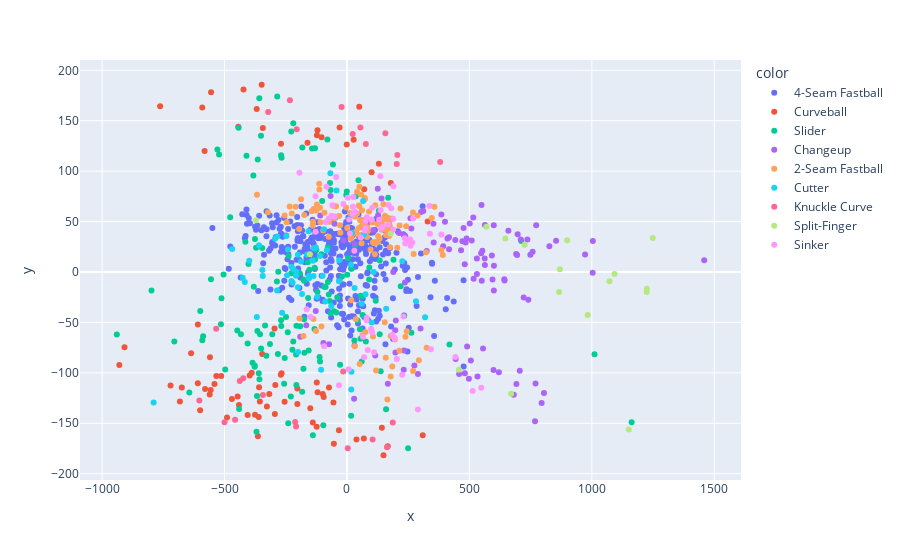

Notebook code for this chart:
### Code cell
components[:,0]
fig = px.scatter(components, x=components[:,0], y=components[:,1], color = df_pca.pitch_name, hover_name = df_pca.pitch_name)
fig.show()

### Figure 1 — Plotly figure (JSON) as saved in the notebook; plotly's stock layout.template omitted (floating-point values rounded to 4 significant figures; data arrays with more than 128 entries replaced by an {"elided": "..."} marker saying what was removed)
{"data": [{"hovertemplate": "<b>%{hovertext}</b><br><br>color=4-Seam Fastball<br>x=%{x}<br>y=%{y}<extra></extra>", "hovertext": {"elided": "356 str values"}, "legendgroup": "4-Seam Fastball", "marker": {"color": "#636efa", "symbol": "circle"}, "mode": "markers", "name": "4-Seam Fastball", "orientation": "v", "showlegend": true, "type": "scatter", "x": {"elided": "356 float values"}, "xaxis": "x", "y": {"elided": "356 float values"}, "yaxis": "y"}, {"hovertemplate": "<b>%{hovertext}</b><br><br>color=Curveball<br>x=%{x}<br>y=%{y}<extra></extra>", "hovertext": ["Curveball", "Curveball", "Curveball", "Curveball", "Curveball", "Curveball", "Curveball", "Curveball", "Curveball", "Curveball", "Curveball", "Curveball", "Curveball", "Curveball", "Curveball", "Curveball", "Curveball", "Curveball", "Curveball", "Curveball", "Curveball", "Curveball", "Curveball", "Curveball", "Curveball", "Curveball", "Curveball", "Curveball", "Curveball", "Curveball", "Curveball", "Curveball", "Curveball", "Curveball", "Curveball", "Curveball", "Curveball", "Curveball", "Curveball", "Curveball", "Curveball", "Curveball", "Curveball", "Curveball", "Curveball", "Curveball", "Curveball", "Curveball", "Curveball", "Curveball", "Curveball", "Curveball", "Curveball", "Curveball", "Curveball", "Curveball", "Curveball", "Curveball", "Curveball", "Curveball", "Curveball", "Curveball", "Curveball", "Curveball", "Curveball", "Curveball", "Curveball", "Curveball", "Curveball", "Curveball", "Curveball", "Curveball", "Curveball", "Curveball", "Curveball", "Curveball", "Curveball", "Curveball", "Curveball"], "legendgroup": "Curveball", "marker": {"color": "#EF553B", "symbol": "circle"}, "mode": "markers", "name": "Curveball", "orientation": "v", "showlegend": true, "type": "scatter", "x": [50.18, 68.97, -294.3, -346.1, -0.9056, -119.8, -441.0, -254.5, -343.6, -579.3, -363.6, -908.5, -161.0, -469.6, 38.88, -581.3, -73.4, -202.7, -533.5, -682.2, -94.98, -489.8, -348.2, 309.5, -358.9, -32.72, -929.6, -720.4, -405.5, -30.05, 27.36, -513.5, -375.4, 142.6, -295.5, -636.4, -53.5, -123.2, -123.7, -443.6, -55.24, -608.9, 100.7, -103.7, 70.68, -270.0, 179.2, 130.2, -556.4, -368.6, -446.5, -202.6, -120.4, -554.9, -599.6, -317.2, -560.6, 166.7, 149.2, -590.8, -559.5, 329.3, -609.0, -149.7, -267.0, -139.5, -269.3, -674.4, -763.0, -98.82, -355.7, -397.3, -541.0, -389.1, -360.4, -326.9, -292.7, -122.6, -422.5], "xaxis": "x", "y": [163.7, -165.1, -140.8, -81.26, 126.5, -119.3, -132.0, -128.7, 142.8, -116.1, -163.0, -74.69, 128.2, -126.1, -166.1, 119.9, -114.5, -115.5, -103.1, -128.5, -124.0, -144.4, 185.7, -161.9, -114.3, -156.9, -92.25, -112.5, -141.9, 143.3, 131.2, -103.1, -141.5, -154.4, -56.13, -80.65, -170.4, -109.6, -153.6, 144.1, -129.4, -52.15, 98.81, 133.6, 82.04, -101.8, 88.16, 107.2, -116.9, 161.6, -123.5, -130.9, 140.6, 178.2, -137.1, -121.0, -121.4, -172.9, -181.7, 163.2, -84.45, 50.11, -110.4, -135.2, -100.5, -149.3, 127.3, -114.5, 164.4, -120.9, -128.5, -102.7, -111.0, -99.95, -143.7, -133.3, -112.0, 135.7, 181.0], "yaxis": "y"}, {"hovertemplate": "<b>%{hovertext}</b><br><br>color=Slider<br>x=%{x}<br>y=%{y}<extra></extra>", "hovertext": {"elided": "151 str values"}, "legendgroup": "Slider", "marker": {"color": "#00cc96", "symbol": "circle"}, "mode": "markers", "name": "Slider", "orientation": "v", "showlegend": true, "type": "scatter", "x": {"elided": "151 float values"}, "xaxis": "x", "y": {"elided": "151 float values"}, "yaxis": "y"}, {"hovertemplate": "<b>%{hovertext}</b><br><br>color=Changeup<br>x=%{x}<br>y=%{y}<extra></extra>", "hovertext": ["Changeup", "Changeup", "Changeup", "Changeup", "Changeup", "Changeup", "Changeup", "Changeup", "Changeup", "Changeup", "Changeup", "Changeup", "Changeup", "Changeup", "Changeup", "Changeup", "Changeup", "Changeup", "Changeup", "Changeup", "Changeup", "Changeup", "Changeup", "Changeup", "Changeup", "Changeup", "Changeup", "Changeup", "Changeup", "Changeup", "Changeup", "Changeup", "Changeup", "Changeup", "Changeup", "Changeup", "Changeup", "Changeup", "Changeup", "Changeup", "Changeup", "Changeup", "Changeup", "Changeup", "Changeup", "Changeup", "Changeup", "Changeup", "Changeup", "Changeup", "Changeup", "Changeup", "Changeup", "Changeup", "Changeup", "Changeup", "Changeup", "Changeup", "Changeup", "Changeup", "Changeup", "Changeup", "Changeup", "Changeup", "Changeup", "Changeup", "Changeup", "Changeup", "Changeup", "Changeup", "Changeup", "Changeup", "Changeup", "Changeup", "Changeup", "Changeup", "Changeup", "Changeup", "Changeup", "Changeup", "Changeup", "Changeup", "Changeup", "Changeup", "Changeup", "Changeup", "Changeup", "Changeup", "Changeup", "Changeup", "Changeup", "Changeup", "Changeup", "Changeup", "Changeup", "Changeup", "Changeup", "Changeup", "Changeup", "Changeup", "Changeup", "Changeup", "Changeup", "Changeup", "Changeup", "Changeup", "Changeup", "Changeup"], "legendgroup": "Changeup", "marker": {"color": "#ab63fa", "symbol": "circle"}, "mode": "markers", "name": "Changeup", "orientation": "v", "showlegend": true, "type": "scatter", "x": [400.4, 740.6, 530.7, 826.6, 515.8, -166.1, 547.9, 238.3, -73.07, 259.3, 167.1, 416.5, 30.57, -96.07, -66.95, 29.16, 115.6, 354.1, 600.3, 385.7, 721.7, 681.3, 392.9, 232.0, 481.2, 563.2, 197.9, 197.1, 598.6, 555.7, 465.9, 1003.0, 691.0, -50.38, 302.7, 659.2, 620.5, 758.2, 804.6, 599.5, 497.9, 643.5, 530.5, 549.5, 563.4, 642.6, 31.05, 484.3, 189.3, 533.1, -14.24, 275.3, 1459.0, 171.5, 311.8, 107.5, 768.0, 854.0, 443.9, -74.3, 501.4, 772.7, 481.1, 471.4, 141.2, 972.4, 199.6, 233.1, 552.9, 353.2, 517.4, 127.3, 695.0, 550.4, 410.4, 599.9, 691.9, 490.7, 232.4, 591.8, 300.4, 236.7, 562.6, 325.6, 83.86, 212.5, 594.5, 509.5, -190.9, -127.4, 476.1, 705.6, 458.1, 125.8, 1004.0, 749.1, -109.1, 488.6, 736.9, 442.4, 795.0, 505.9, 416.9, 709.9, 262.8, 770.1, 289.8, 697.1], "xaxis": "x", "y": [49.77, -27.44, -2.022, 25.47, 54.07, -52.94, 18.61, 35.72, -71.58, 53.4, -110.8, 34.35, 27.97, -70.41, 75.26, -125.7, -82.86, 29.24, 6.176, 56.99, -25.3, -121.8, 25.55, -97.02, -100.5, 6.846, -79.72, -57.76, -97.09, -75.83, 21.65, -0.7821, 17.79, 47.86, 59.5, 40.88, -99.35, 20.03, -119.9, 46.3, -106.0, -8.396, 13.43, 66.47, 46.62, -7.26, -72.84, 29.3, -0.01009, -103.6, 31.33, -92.76, 11.68, 42.04, 60.55, 41.73, -148.0, 30.93, -86.28, 52.27, 48.15, 46.46, 7.762, 30.51, 72.8, 17.31, -48.08, -77.82, 21.0, 47.85, -6.664, 56.24, 16.78, -8.694, 33.12, -18.45, -111.1, -73.91, 36.64, 16.46, -55.98, -10.52, 13.38, 20.89, 48.74, 38.58, -7.362, 31.3, -64.28, -38.71, 43.69, -97.99, -101.1, 82.6, 30.69, 17.1, 55.97, 33.2, 32.11, 31.62, -130.0, -87.81, 22.53, 32.23, 43.1, -110.5, -101.3, 37.38], "yaxis": "y"}, {"hovertemplate": "<b>%{hovertext}</b><br><br>color=2-Seam Fastball<br>x=%{x}<br>y=%{y}<extra></extra>", "hovertext": {"elided": "131 str values"}, "legendgroup": "2-Seam Fastball", "marker": {"color": "#FFA15A", "symbol": "circle"}, "mode": "markers", "name": "2-Seam Fastball", "orientation": "v", "showlegend": true, "type": "scatter", "x": {"elided": "131 float values"}, "xaxis": "x", "y": {"elided": "131 float values"}, "yaxis": "y"}, {"hovertemplate": "<b>%{hovertext}</b><br><br>color=Cutter<br>x=%{x}<br>y=%{y}<extra></extra>", "hovertext": ["Cutter", "Cutter", "Cutter", "Cutter", "Cutter", "Cutter", "Cutter", "Cutter", "Cutter", "Cutter", "Cutter", "Cutter", "Cutter", "Cutter", "Cutter", "Cutter", "Cutter", "Cutter", "Cutter", "Cutter", "Cutter", "Cutter", "Cutter", "Cutter", "Cutter", "Cutter", "Cutter", "Cutter", "Cutter", "Cutter", "Cutter", "Cutter", "Cutter", "Cutter", "Cutter", "Cutter", "Cutter", "Cutter", "Cutter", "Cutter", "Cutter", "Cutter", "Cutter", "Cutter", "Cutter", "Cutter", "Cutter", "Cutter", "Cutter", "Cutter", "Cutter", "Cutter", "Cutter", "Cutter", "Cutter", "Cutter", "Cutter", "Cutter", "Cutter", "Cutter", "Cutter", "Cutter"], "legendgroup": "Cutter", "marker": {"color": "#19d3f3", "symbol": "circle"}, "mode": "markers", "name": "Cutter", "orientation": "v", "showlegend": true, "type": "scatter", "x": [-154.6, -207.4, -136.4, -200.2, -139.7, -264.6, 60.29, -199.8, -241.2, -368.1, -293.7, -200.4, 75.82, 319.0, -67.69, -126.9, -157.0, -244.6, -163.3, -345.5, -105.5, -219.2, 225.9, 69.17, -285.5, 101.3, -187.8, 109.2, -42.6, -399.0, -222.0, -247.4, -99.4, -468.5, -417.2, -64.01, -359.1, 65.99, 21.13, 16.39, 160.2, -226.9, -789.4, 18.53, 17.54, -155.5, -121.6, -93.83, -135.0, -110.3, -343.8, -284.5, -426.0, -88.81, -31.42, 31.14, -227.1, -183.5, 281.8, -207.6, -81.97, -32.6], "xaxis": "x", "y": [-6.179, 0.1333, -3.909, -15.21, 11.08, -40.47, -31.52, -79.37, 22.19, -44.66, 32.87, 17.09, -22.0, -44.91, 97.86, 24.23, 40.47, -3.181, 17.34, 1.911, -96.84, 2.979, 10.56, 37.29, -18.27, -50.13, 10.41, 0.06042, 80.83, 11.03, -10.72, 35.78, -3.647, 22.85, -9.982, -33.61, 26.41, 70.39, 38.58, 7.362, -36.34, -8.829, -129.3, -99.04, -116.5, -3.646, -24.92, 42.35, 23.43, 15.74, -4.013, 35.16, -5.724, -29.21, 11.54, -15.83, 5.242, -21.72, -28.92, -3.664, 21.61, -9.286], "yaxis": "y"}, {"hovertemplate": "<b>%{hovertext}</b><br><br>color=Knuckle Curve<br>x=%{x}<br>y=%{y}<extra></extra>", "hovertext": ["Knuckle Curve", "Knuckle Curve", "Knuckle Curve", "Knuckle Curve", "Knuckle Curve", "Knuckle Curve", "Knuckle Curve", "Knuckle Curve", "Knuckle Curve", "Knuckle Curve", "Knuckle Curve", "Knuckle Curve", "Knuckle Curve", "Knuckle Curve", "Knuckle Curve", "Knuckle Curve", "Knuckle Curve", "Knuckle Curve", "Knuckle Curve", "Knuckle Curve", "Knuckle Curve", "Knuckle Curve", "Knuckle Curve", "Knuckle Curve", "Knuckle Curve"], "legendgroup": "Knuckle Curve", "marker": {"color": "#FF6692", "symbol": "circle"}, "mode": "markers", "name": "Knuckle Curve", "orientation": "v", "showlegend": true, "type": "scatter", "x": [-207.8, 3.273, 156.9, 163.6, 77.18, -500.0, 205.8, -534.0, -321.7, 23.64, 104.9, -205.4, -232.9, 380.7, -15.47, -603.0, -423.5, -456.9, -343.3, 55.08, -211.6, -21.94, 203.3, -437.7, 187.0], "xaxis": "x", "y": [-153.2, -174.9, 137.7, -173.8, 126.8, -148.9, 116.0, -56.29, 158.6, 136.7, -166.2, 141.5, 170.3, 109.1, -98.59, -127.3, -105.3, -146.5, -121.9, 143.3, -148.8, 163.5, 107.1, -108.1, -149.3], "yaxis": "y"}, {"hovertemplate": "<b>%{hovertext}</b><br><br>color=Split-Finger<br>x=%{x}<br>y=%{y}<extra></extra>", "hovertext": ["Split-Finger", "Split-Finger", "Split-Finger", "Split-Finger", "Split-Finger", "Split-Finger", "Split-Finger", "Split-Finger", "Split-Finger", "Split-Finger", "Split-Finger", "Split-Finger", "Split-Finger", "Split-Finger", "Split-Finger", "Split-Finger", "Split-Finger", "Split-Finger"], "legendgroup": "Split-Finger", "marker": {"color": "#B6E880", "symbol": "circle"}, "mode": "markers", "name": "Split-Finger", "orientation": "v", "showlegend": true, "type": "scatter", "x": [869.5, 1225.0, 866.2, 1072.0, 983.1, -151.3, 1093.0, 179.4, 457.3, 1151.0, 670.3, 899.1, 725.5, 569.3, 646.8, 1249.0, -371.7, 1224.0], "xaxis": "x", "y": [2.645, -16.55, -19.97, -9.22, -42.56, 17.55, -1.888, 38.14, -97.02, -156.3, -120.8, 31.51, 26.92, 44.8, 33.26, 33.8, 51.4, -19.95], "yaxis": "y"}, {"hovertemplate": "<b>%{hovertext}</b><br><br>color=Sinker<br>x=%{x}<br>y=%{y}<extra></extra>", "hovertext": ["Sinker", "Sinker", "Sinker", "Sinker", "Sinker", "Sinker", "Sinker", "Sinker", "Sinker", "Sinker", "Sinker", "Sinker", "Sinker", "Sinker", "Sinker", "Sinker", "Sinker", "Sinker", "Sinker", "Sinker", "Sinker", "Sinker", "Sinker", "Sinker", "Sinker", "Sinker", "Sinker", "Sinker", "Sinker", "Sinker", "Sinker", "Sinker", "Sinker", "Sinker", "Sinker", "Sinker", "Sinker", "Sinker", "Sinker", "Sinker", "Sinker", "Sinker", "Sinker", "Sinker", "Sinker", "Sinker", "Sinker", "Sinker", "Sinker", "Sinker", "Sinker", "Sinker", "Sinker", "Sinker", "Sinker", "Sinker", "Sinker", "Sinker", "Sinker", "Sinker", "Sinker", "Sinker", "Sinker", "Sinker", "Sinker", "Sinker", "Sinker", "Sinker", "Sinker", "Sinker"], "legendgroup": "Sinker", "marker": {"color": "#FF97FF", "symbol": "circle"}, "mode": "markers", "name": "Sinker", "orientation": "v", "showlegend": true, "type": "scatter", "x": [55.9, -148.8, 33.3, 26.06, 70.38, 203.5, 343.2, 194.6, -74.31, 139.5, 185.8, -63.1, 289.9, 2.991, 30.13, 98.98, 6.574, 76.47, 337.0, -194.0, -93.26, 72.26, 259.8, -128.1, -164.3, 137.5, 102.8, 24.57, 103.6, 76.8, 144.6, -32.37, 84.79, 443.0, 194.7, 270.3, -43.95, 230.9, 79.47, 189.1, 110.7, -50.12, 12.05, 23.14, 258.1, 81.05, 548.4, 132.0, 8.819, 188.6, 385.5, 237.8, 65.46, -83.55, -86.48, 136.4, 169.9, 338.6, 225.6, 267.0, 167.8, -59.52, -128.1, 189.9, 513.2, -14.38, 236.1, 80.58, 101.0, 180.7], "xaxis": "x", "y": [34.09, -44.62, 59.78, 74.46, -84.48, -86.23, -76.74, -66.11, 52.57, 43.25, -62.21, 55.88, -136.5, 73.56, 21.17, -56.64, -96.48, 43.51, 65.47, 98.35, -73.53, 41.16, 25.91, 75.04, -36.92, 61.14, -59.81, 64.77, 63.74, 50.6, 44.58, -112.4, -77.45, -84.3, -65.21, 53.1, 94.25, -44.2, -47.84, 52.59, -79.49, 55.11, 38.17, 57.27, 32.27, 54.4, -114.9, 51.91, 52.07, 42.24, 37.18, 28.25, -64.29, 84.43, 49.25, 94.94, 66.35, 38.02, -101.8, 29.36, 47.0, 66.27, 39.81, 84.96, -118.0, 67.31, 33.43, -45.46, 52.17, 63.22], "yaxis": "y"}], "layout": {"legend": {"title": {"text": "color"}, "tracegroupgap": 0}, "margin": {"t": 60}, "xaxis": {"anchor": "y", "domain": [0, 1], "title": {"text": "x"}}, "yaxis": {"anchor": "x", "domain": [0, 1], "title": {"text": "y"}}}}
